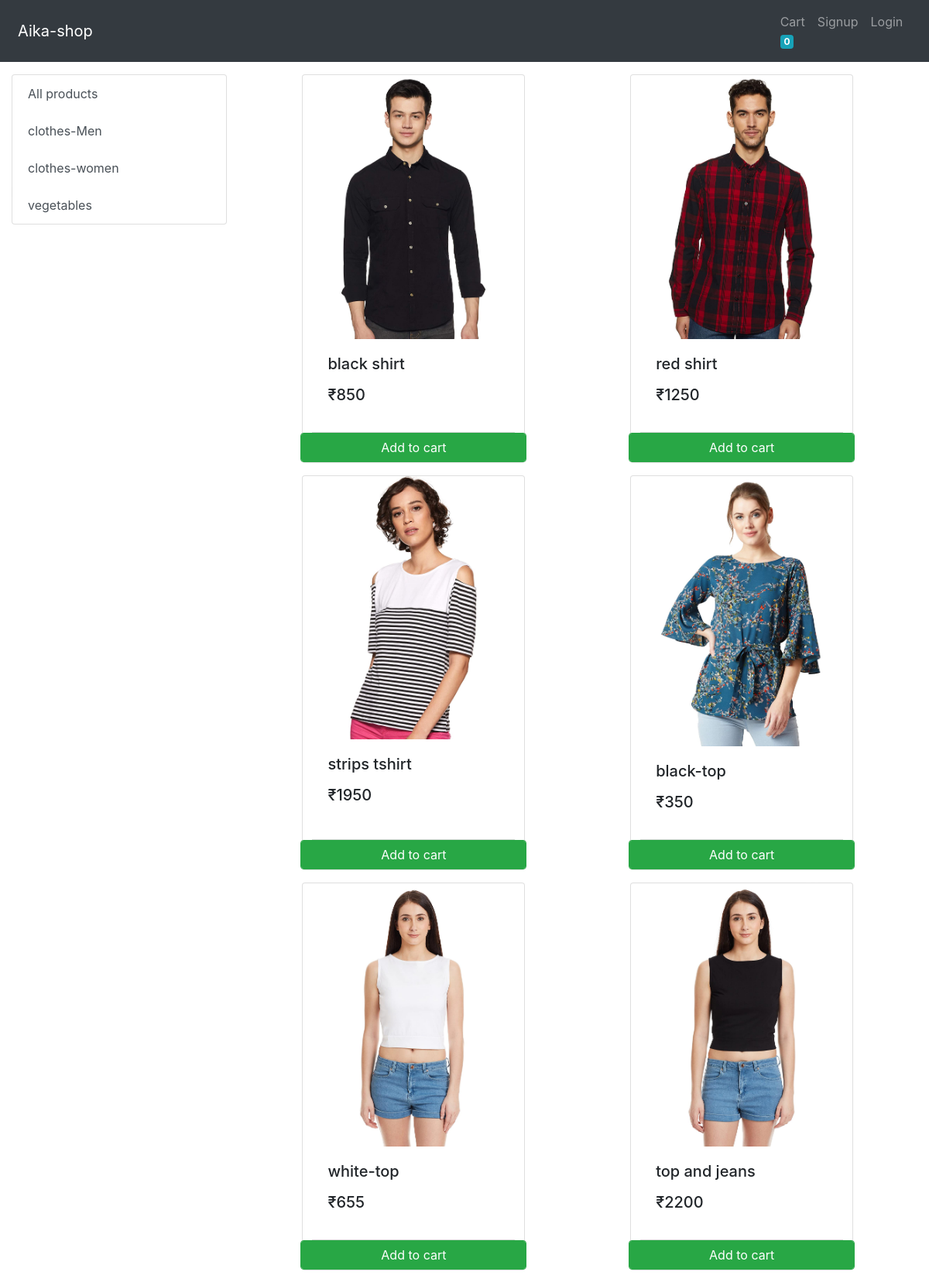
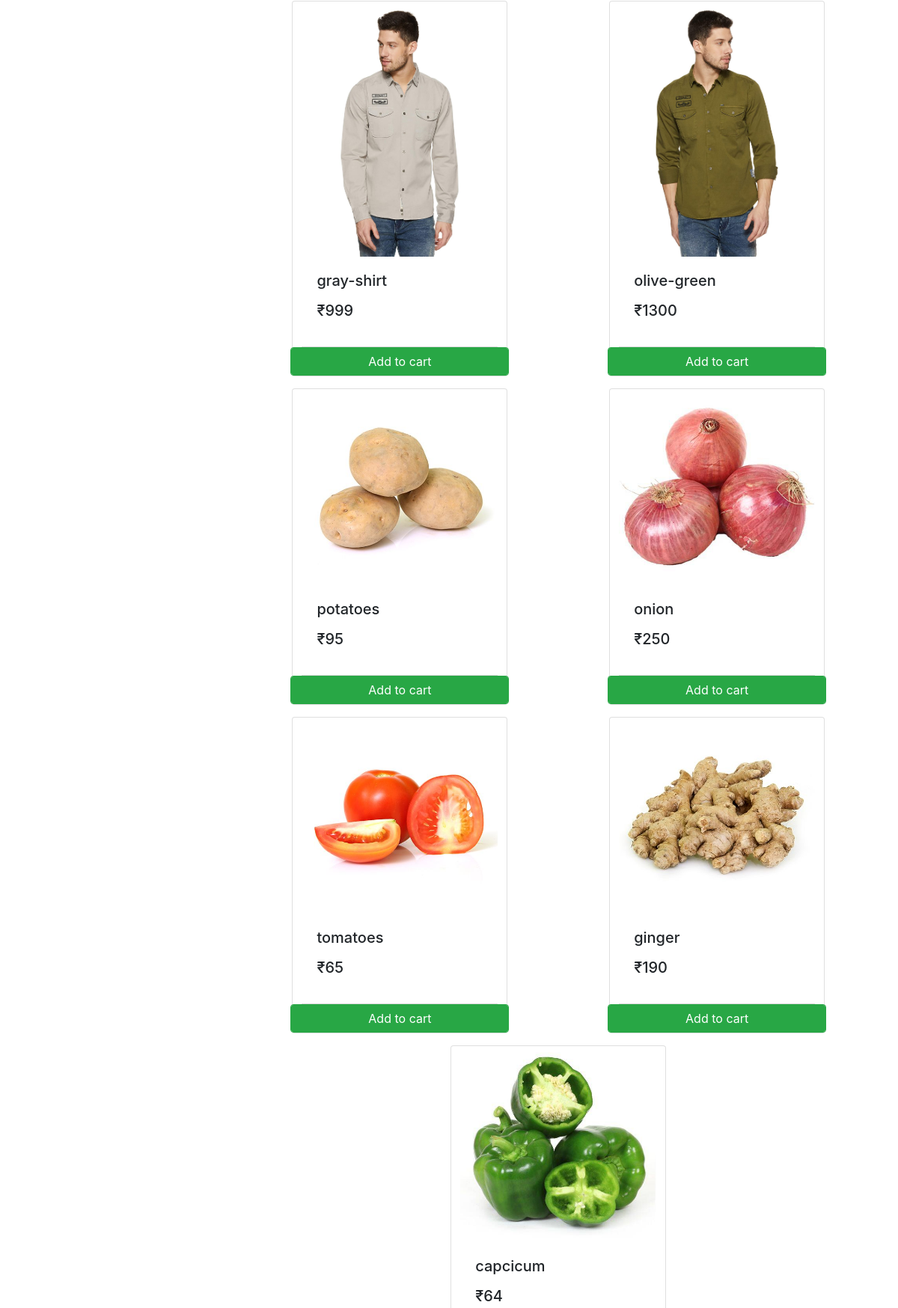
The page / (upper part) on the database its author committed (2 pictures, top to bottom).
### store/models/category.py (models this page shows, shortened)
class Category(models.Model):
    name = models.CharField(max_length=50)
    @staticmethod
    def get_all_categories():
        return Category.objects.all()

### store/models/product.py (models this page shows, shortened)
class Product(models.Model):
    name = models.CharField(max_length=50)
    price = models.IntegerField(default=0)
    category = models.ForeignKey(Category,on_delete=models.CASCADE,default=1)
    description = models.CharField(max_length=200,default='',null=True,blank=True)
    image = models.ImageField(upload_to='uploads/products/')
    @staticmethod
    def get_all_products():
        return Product.objects.all()

### store/views/home.py (the view, shortened to what this page needs)
# urls.py: path('',Index.as_view(),name='homepage' ),
class Index(View):
    def get(self,request):
        cart = request.session.get('cart')
        if not cart:
            request.session['cart'] = {}
        products = None
        categories = Category.get_all_categories()
        categoryId = request.GET.get('category')  # y 'category' index.html s aayegi jo hmne query string m ki h
        if categoryId:
            products = Product.get_all_products_by_categoryId(categoryId)
        else:
            products = Product.get_all_products()
        data = {}
        data['products'] = products
        data['categories'] = categories
        print(request.session.get('email'))
        return render(request, 'index.html', data)

### store/templatetags/cart.py (called while the page is built)
@register.filter(name='is_in_cart')
def is_in_cart(product,cart):
    keys = cart.keys()
    for id in keys:
        if int(id) == product.id:
            return True
    return False

### store/templatetags/custom_filter.py (called while the page is built)
@register.filter(name='currency')
def currency(number):
    return "₹"+str(number)

### store/templates/index.html (shortened to what this page needs)
{% extends "base.html" %}
{% block content %}
{% load cart %}
{% load custom_filter %}
<div class="container-fluid mt-3">
    <div class="row mx-auto">
        <div class="list-group col-lg-3 ">
            <a href="/" class="list-group-item list-group-item-action">All products</a>
            {% for category in categories %}
            <a href="/?category={{category.id}}" class="list-group-item list-group-item-action">{{category.name}}</a>
            {% endfor %}
        </div>
        <div id="product " class="col-lg-9">
            <div class="row mx-auto">
                {% for product in products%}
                <div class="card mx-auto mb-3" id="{{product.id}}" style="width: 18rem;">
                    <img src="{{product.image.url}}" class="card-img-top" alt="...">
                    <div class="card-body">
                        <h5 class="card-title">{{product.name}}</h5>
                        <p class="display4 card-text"><h5>{{product.price|currency}}</h5></p>
                    </div>
                    <div class="card-footer p-0 ">
                        {% if product|is_in_cart:request.session.cart %}
                        <div class="row no-gutters">
                            <form action="/#{{product.id}}" method="post" class="col-2 p-0">
                                {% csrf_token %}
                                <input hidden type="text" value="{{product.id}}" name="product">
                                <input hidden type="text" value="True" name="remove">
                                <input type="submit" value="-" class="btn btn-primary">
                            </form>
                            <div class="text-center col p-0 mt-2">{{product|cart_quantity:request.session.cart}} in Cart</div>
                            <form action="/#{{product.id}}" method="post" class="col-2">
                                {% csrf_token %}
                                <input hidden type="text" value="{{product.id}}" name="product">
                                <input type="submit" value="+" class="btn btn-primary">
                            </form>
                        </div>
                        {% else %}
                        <div class="row">
                            <form action="/#{{product.id}}" method="post" class="no-gutters p-0">
                                <input type="submit" class="btn btn-success form-control" value="Add to cart">
                            </form>
                        </div>
                        {% endif %}
                    </div>
                </div>
                {% endfor %}
            </div>
        </div>
    </div>
</div>
{% endblock %}

### store/templates/base.html (shortened to what this page needs)
<!DOCTYPE html>
<html lang="en">
  <head>
    <link
      href="https://cdn.jsdelivr.net/npm/bootstrap@5.0.0-beta1/dist/css/bootstrap.min.css"
      rel="stylesheet"
    />
  </head>
  <body>
    <div class="container-fluids">
      <div>
        <nav class="navbar navbar-expand-lg navbar-dark bg-dark p-2">
          <div class="container-fluid">
            <a class="navbar-brand" href="/">Aika-shop</a>
            <div class="col col-lg-2" id="navbarNav">
              <ul class="navbar-nav">
                <li class="nav-item">
                  <a class="nav-link" aria-current="page" href="/cart"
                    >Cart
                    <span class="badge bg-info"
                      >{{request.session.cart.keys|length}}</span
                    >
                    <span class="visually-hidden">unread messages</span></a
                  >
                </li>
                {% if request.session.customer %}
                <li class="nav-item">
                  <a class="nav-link" aria-current="page" href="/orders"
                    >Orders</a
                  >
                </li>
                <li class="nav-item">
                  <a class="nav-link" aria-current="page" href="/logout"
                    >Logout</a
                  >
                </li>
                {% else %}
                <li class="nav-item">
                  <a class="nav-link" href="/signup">Signup</a>
                </li>
                <li class="nav-item">
                  <a class="nav-link" href="/login">Login</a>
                </li>
                {%endif%}
              </ul>
            </div>
          </div>
        </nav>
      </div>
    </div>
    {% block content %} {% endblock %}
    <link
      href="//maxcdn.bootstrapcdn.com/bootstrap/4.1.1/css/bootstrap.min.css"
      rel="stylesheet"
      id="bootstrap-css"
    />
    <link
      rel="stylesheet"
      href="https://cdnjs.cloudflare.com/ajax/libs/font-awesome/4.7.0/css/font-awesome.css"
    />
  </body>
</html>

### store/templates/base.html (style rules this page uses)
body { color: #ccc; }
p { font-family: "Nunito", sans-serif; font-size: 16px; color: white; line-height: 28px; }

### store/templates/index.html (style rules this page uses)
body { background-color: #634144 }

### rows shown on the page
Category: name "clothes-Men"
Category: name "clothes-women"
Category: name "vegetables"
Product: image (picture), name "black shirt", price "₹850"
Product: image (picture), name "red shirt", price "₹1250"
Product: image (picture), name "strips tshirt", price "₹1950"
Product: image (picture), name "black-top", price "₹350"
Product: image (picture), name "white-top", price "₹655"
Product: image (picture), name "top and jeans", price "₹2200"
Product: image (picture), name "gray-shirt", price "₹999"
Product: image (picture), name "olive-green", price "₹1300"
Product: image (picture), name "potatoes", price "₹95"
Product: image (picture), name "onion", price "₹250"
Product: image (picture), name "tomatoes", price "₹65"
Product: image (picture), name "ginger", price "₹190"
Product: image (picture), name "capcicum", price "₹64"

### other values the page prints
{{ request.session.cart.keys|length }} "0"
